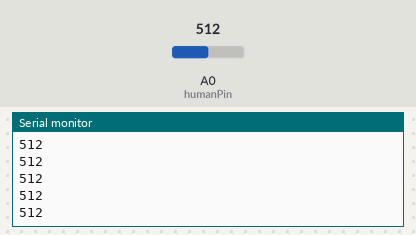
Bench run of a sketch on a simulated Arduino Uno, built with avr-gcc and run on an emulated ATmega328P. Shown: the last lines printed to the serial monitor. The inputs (shaded band) are chosen by the test bench; at power-on: A0 (humanPin) = 512.

Above: at 1.2 s.
1.3 s: A0 (humanPin) set to 716
At 2.1 s:
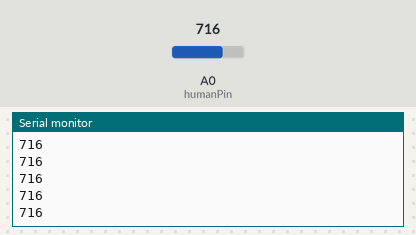
2.8 s: A0 (humanPin) set to 900
At 3.7 s:
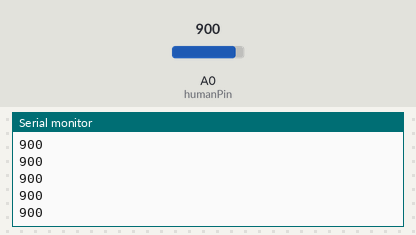
Timing chart, 0 to 5.8 s (numbered marks = the images above; inputs shaded):
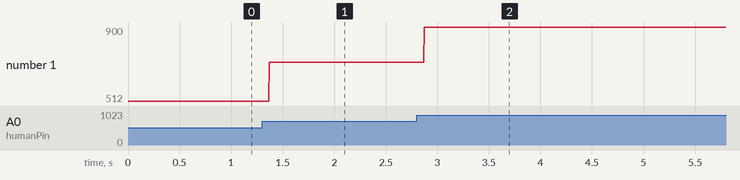

Measured:
- after the input at 1.3 s, the serial monitor: prints a new line after 0.07 s (image 1)
- after the input at 2.8 s, the serial monitor: prints a new line after 0.07 s (image 2)
- plotted number 1: 512 → 716 after the input at 1.3 s, 716 → 900 after the input at 2.8 s

The sketch:

humanSwitch.ino
```cpp
//HINT need voltage divider resistor

const int humanPin = A0;

void setup() {
  Serial.begin(9600);
}

void loop() {
  int touchAmount = analogRead(humanPin);
  delay(1);
  if (touchAmount > 0){
    Serial.println(touchAmount);
  }
}
```
